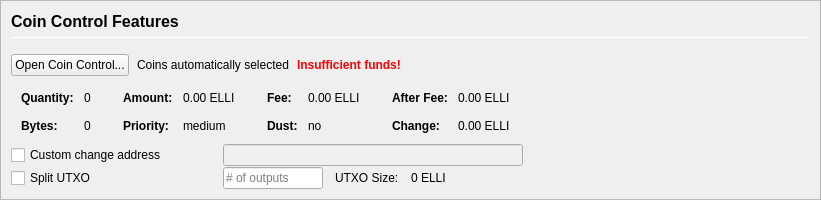
         <widget class="QFrame" name="frameCoinControl">
          <property name="sizePolicy">
           <sizepolicy hsizetype="Expanding" vsizetype="Expanding">
            <horstretch>0</horstretch>
            <verstretch>0</verstretch>
           </sizepolicy>
          </property>
          <property name="maximumSize">
           <size>
            <width>16777215</width>
            <height>16777215</height>
           </size>
          </property>
          <property name="frameShape">
           <enum>QFrame::StyledPanel</enum>
          </property>
          <property name="frameShadow">
           <enum>QFrame::Sunken</enum>
          </property>
          <layout class="QVBoxLayout" name="verticalLayoutCoinControl2">
           <property name="spacing">
            <number>0</number>
           </property>
           <property name="leftMargin">
            <number>0</number>
           </property>
           <property name="topMargin">
            <number>0</number>
           </property>
           <property name="rightMargin">
            <number>0</number>
           </property>
           <property name="bottomMargin">
            <number>0</number>
           </property>
           <item>
            <widget class="QFrame" name="frameCoinControl_BG">
             <layout class="QVBoxLayout" name="verticalLayoutCoinControl" stretch="0,0,0,0,0,0">
              <property name="spacing">
               <number>1</number>
              </property>
              <property name="leftMargin">
               <number>10</number>
              </property>
              <property name="topMargin">
               <number>10</number>
              </property>
              <item>
               <layout class="QHBoxLayout" name="horizontalLayoutCoinControl1">
                <property name="bottomMargin">
                 <number>15</number>
                </property>
                <item>
                 <layout class="QVBoxLayout" name="verticalLayout_3">
                  <property name="spacing">
                   <number>6</number>
                  </property>
                  <item>
                   <widget class="QLabel" name="labelCoinControlFeatures">
                    <property name="sizePolicy">
                     <sizepolicy hsizetype="Preferred" vsizetype="Maximum">
                      <horstretch>0</horstretch>
                      <verstretch>0</verstretch>
                     </sizepolicy>
                    </property>
                    <property name="minimumSize">
                     <size>
                      <width>0</width>
                      <height>20</height>
                     </size>
                    </property>
                    <property name="font">
                     <font>
                      <pointsize>12</pointsize>
                      <weight>75</weight>
                      <bold>true</bold>
                     </font>
                    </property>
                    <property name="styleSheet">
                     <string notr="true">font-weight:bold;</string>
                    </property>
                    <property name="text">
                     <string>Coin Control Features</string>
                    </property>
                   </widget>
                  </item>
                  <item>
                   <widget class="Line" name="line">
                    <property name="minimumSize">
                     <size>
                      <width>0</width>
                      <height>1</height>
                     </size>
                    </property>
                    <property name="maximumSize">
                     <size>
                      <width>16777215</width>
                      <height>1</height>
                     </size>
                    </property>
                    <property name="orientation">
                     <enum>Qt::Horizontal</enum>
                    </property>
                   </widget>
                  </item>
                 </layout>
                </item>
               </layout>
              </item>
              <item>
               <layout class="QHBoxLayout" name="horizontalLayoutCoinControl2" stretch="0,0,0,0">
                <property name="spacing">
                 <number>8</number>
                </property>
                <property name="bottomMargin">
                 <number>10</number>
                </property>
                <item>
                 <widget class="QPushButton" name="pushButtonCoinControl">
                  <property name="styleSheet">
                   <string notr="true"/>
                  </property>
                  <property name="text">
                   <string>Open Coin Control...</string>
                  </property>
                  <property name="autoDefault">
                   <bool>false</bool>
                  </property>
                 </widget>
                </item>
                <item>
                 <widget class="QLabel" name="labelCoinControlAutomaticallySelected">
                  <property name="text">
                   <string>Coins automatically selected</string>
                  </property>
                  <property name="margin">
                   <number>5</number>
                  </property>
                 </widget>
                </item>
                <item>
                 <widget class="QLabel" name="labelCoinControlInsuffFunds">
                  <property name="font">
                   <font>
                    <weight>75</weight>
                    <bold>true</bold>
                   </font>
                  </property>
                  <property name="styleSheet">
                   <string notr="true">color:red;font-weight:bold;</string>
                  </property>
                  <property name="text">
                   <string>Insufficient funds!</string>
                  </property>
                  <property name="margin">
                   <number>5</number>
                  </property>
                 </widget>
                </item>
                <item>
                 <spacer name="horizontalSpacerCoinControl">
                  <property name="orientation">
                   <enum>Qt::Horizontal</enum>
                  </property>
                  <property name="sizeHint" stdset="0">
                   <size>
                    <width>40</width>
                    <height>1</height>
                   </size>
                  </property>
                 </spacer>
                </item>
               </layout>
              </item>
              <item>
               <widget class="QWidget" name="widgetCoinControl" native="true">
                <property name="sizePolicy">
                 <sizepolicy hsizetype="Preferred" vsizetype="Preferred">
                  <horstretch>0</horstretch>
                  <verstretch>0</verstretch>
                 </sizepolicy>
                </property>
                <property name="minimumSize">
                 <size>
                  <width>0</width>
                  <height>0</height>
                 </size>
                </property>
                <property name="styleSheet">
                 <string notr="true"/>
                </property>
                <layout class="QHBoxLayout" name="horizontalLayoutCoinControl5">
                 <property name="leftMargin">
                  <number>0</number>
                 </property>
                 <property name="topMargin">
                  <number>0</number>
                 </property>
                 <property name="rightMargin">
                  <number>0</number>
                 </property>
                 <property name="bottomMargin">
                  <number>0</number>
                 </property>
                 <item>
                  <layout class="QHBoxLayout" name="horizontalLayoutCoinControl3" stretch="0,0,0,1">
                   <property name="spacing">
                    <number>20</number>
                   </property>
                   <property name="topMargin">
                    <number>0</number>
                   </property>
                   <property name="bottomMargin">
                    <number>10</number>
                   </property>
                   <item>
                    <layout class="QFormLayout" name="formLayoutCoinControl1">
                     <property name="horizontalSpacing">
                      <number>10</number>
                     </property>
                     <property name="verticalSpacing">
                      <number>14</number>
                     </property>
                     <property name="leftMargin">
                      <number>10</number>
                     </property>
                     <property name="topMargin">
                      <number>4</number>
                     </property>
                     <property name="rightMargin">
                      <number>6</number>
                     </property>
                     <item row="0" column="0">
                      <widget class="QLabel" name="labelCoinControlQuantityText">
                       <property name="font">
                        <font>
                         <weight>75</weight>
                         <bold>true</bold>
                        </font>
                       </property>
                       <property name="text">
                        <string>Quantity:</string>
                       </property>
                       <property name="margin">
                        <number>0</number>
                       </property>
                      </widget>
                     </item>
                     <item row="0" column="1">
                      <widget class="QLabel" name="labelCoinControlQuantity">
                       <property name="cursor">
                        <cursorShape>IBeamCursor</cursorShape>
                       </property>
                       <property name="contextMenuPolicy">
                        <enum>Qt::ActionsContextMenu</enum>
                       </property>
                       <property name="text">
                        <string notr="true">0</string>
                       </property>
                       <property name="margin">
                        <number>0</number>
                       </property>
                       <property name="textInteractionFlags">
                        <set>Qt::LinksAccessibleByMouse|Qt::TextSelectableByKeyboard|Qt::TextSelectableByMouse</set>
                       </property>
                      </widget>
                     </item>
                     <item row="1" column="0">
                      <widget class="QLabel" name="labelCoinControlBytesText">
                       <property name="font">
                        <font>
                         <weight>75</weight>
                         <bold>true</bold>
                        </font>
                       </property>
                       <property name="text">
                        <string>Bytes:</string>
                       </property>
                      </widget>
                     </item>
                     <item row="1" column="1">
                      <widget class="QLabel" name="labelCoinControlBytes">
                       <property name="cursor">
                        <cursorShape>IBeamCursor</cursorShape>
                       </property>
                       <property name="contextMenuPolicy">
                        <enum>Qt::ActionsContextMenu</enum>
                       </property>
                       <property name="text">
                        <string notr="true">0</string>
                       </property>
                       <property name="textInteractionFlags">
                        <set>Qt::LinksAccessibleByMouse|Qt::TextSelectableByKeyboard|Qt::TextSelectableByMouse</set>
                       </property>
                      </widget>
                     </item>
                    </layout>
                   </item>
                   <item>
                    <layout class="QFormLayout" name="formLayoutCoinControl2">
                     <property name="horizontalSpacing">
                      <number>10</number>
                     </property>
                     <property name="verticalSpacing">
                      <number>14</number>
                     </property>
                     <property name="leftMargin">
                      <number>6</number>
                     </property>
                     <property name="topMargin">
                      <number>4</number>
                     </property>
                     <property name="rightMargin">
                      <number>6</number>
                     </property>
                     <item row="0" column="0">
                      <widget class="QLabel" name="labelCoinControlAmountText">
                       <property name="font">
                        <font>
                         <weight>75</weight>
                         <bold>true</bold>
                        </font>
                       </property>
                       <property name="text">
                        <string>Amount:</string>
                       </property>
                       <property name="margin">
                        <number>0</number>
                       </property>
                      </widget>
                     </item>
                     <item row="0" column="1">
                      <widget class="QLabel" name="labelCoinControlAmount">
                       <property name="cursor">
                        <cursorShape>IBeamCursor</cursorShape>
                       </property>
                       <property name="contextMenuPolicy">
                        <enum>Qt::ActionsContextMenu</enum>
                       </property>
                       <property name="text">
                        <string notr="true">0.00 ELLI</string>
                       </property>
                       <property name="textInteractionFlags">
                        <set>Qt::LinksAccessibleByMouse|Qt::TextSelectableByKeyboard|Qt::TextSelectableByMouse</set>
                       </property>
                      </widget>
                     </item>
                     <item row="1" column="0">
                      <widget class="QLabel" name="labelCoinControlPriorityText">
                       <property name="font">
                        <font>
                         <weight>75</weight>
                         <bold>true</bold>
                        </font>
                       </property>
                       <property name="text">
                        <string>Priority:</string>
                       </property>
                      </widget>
                     </item>
                     <item row="1" column="1">
                      <widget class="QLabel" name="labelCoinControlPriority">
                       <property name="cursor">
                        <cursorShape>IBeamCursor</cursorShape>
                       </property>
                       <property name="contextMenuPolicy">
                        <enum>Qt::ActionsContextMenu</enum>
                       </property>
                       <property name="text">
                        <string>medium</string>
                       </property>
                       <property name="textInteractionFlags">
                        <set>Qt::LinksAccessibleByMouse|Qt::TextSelectableByKeyboard|Qt::TextSelectableByMouse</set>
                       </property>
                      </widget>
                     </item>
                    </layout>
                   </item>
                   <item>
                    <layout class="QFormLayout" name="formLayoutCoinControl3">
                     <property name="horizontalSpacing">
                      <number>10</number>
                     </property>
                     <property name="verticalSpacing">
                      <number>14</number>
                     </property>
                     <property name="leftMargin">
                      <number>6</number>
                     </property>
                     <property name="topMargin">
                      <number>4</number>
                     </property>
                     <property name="rightMargin">
                      <number>6</number>
                     </property>
                     <item row="0" column="0">
                      <widget class="QLabel" name="labelCoinControlFeeText">
                       <property name="font">
                        <font>
                         <weight>75</weight>
                         <bold>true</bold>
                        </font>
                       </property>
                       <property name="text">
                        <string>Fee:</string>
                       </property>
                       <property name="margin">
                        <number>0</number>
                       </property>
                      </widget>
                     </item>
                     <item row="0" column="1">
                      <widget class="QLabel" name="labelCoinControlFee">
                       <property name="cursor">
                        <cursorShape>IBeamCursor</cursorShape>
                       </property>
                       <property name="contextMenuPolicy">
                        <enum>Qt::ActionsContextMenu</enum>
                       </property>
                       <property name="text">
                        <string notr="true">0.00 ELLI</string>
                       </property>
                       <property name="textInteractionFlags">
                        <set>Qt::LinksAccessibleByMouse|Qt::TextSelectableByKeyboard|Qt::TextSelectableByMouse</set>
                       </property>
                      </widget>
                     </item>
                     <item row="1" column="0">
                      <widget class="QLabel" name="labelCoinControlLowOutputText">
                       <property name="font">
                        <font>
                         <weight>75</weight>
                         <bold>true</bold>
                        </font>
                       </property>
                       <property name="text">
                        <string>Dust:</string>
                       </property>
                      </widget>
                     </item>
                     <item row="1" column="1">
                      <widget class="QLabel" name="labelCoinControlLowOutput">
                       <property name="cursor">
                        <cursorShape>IBeamCursor</cursorShape>
                       </property>
                       <property name="contextMenuPolicy">
                        <enum>Qt::ActionsContextMenu</enum>
                       </property>
                       <property name="text">
                        <string>no</string>
                       </property>
                       <property name="textInteractionFlags">
                        <set>Qt::LinksAccessibleByMouse|Qt::TextSelectableByKeyboard|Qt::TextSelectableByMouse</set>
                       </property>
                      </widget>
                     </item>
                    </layout>
                   </item>
                   <item>
                    <layout class="QFormLayout" name="formLayoutCoinControl4">
                     <property name="horizontalSpacing">
                      <number>10</number>
                     </property>
                     <property name="verticalSpacing">
                      <number>14</number>
                     </property>
                     <property name="leftMargin">
                      <number>6</number>
                     </property>
                     <property name="topMargin">
                      <number>4</number>
                     </property>
                     <property name="rightMargin">
                      <number>6</number>
                     </property>
                     <item row="0" column="0">
                      <widget class="QLabel" name="labelCoinControlAfterFeeText">
                       <property name="font">
                        <font>
                         <weight>75</weight>
                         <bold>true</bold>
                        </font>
                       </property>
                       <property name="text">
                        <string>After Fee:</string>
                       </property>
                       <property name="margin">
                        <number>0</number>
                       </property>
                      </widget>
                     </item>
                     <item row="0" column="1">
                      <widget class="QLabel" name="labelCoinControlAfterFee">
                       <property name="cursor">
                        <cursorShape>IBeamCursor</cursorShape>
                       </property>
                       <property name="contextMenuPolicy">
                        <enum>Qt::ActionsContextMenu</enum>
                       </property>
                       <property name="text">
                        <string notr="true">0.00 ELLI</string>
                       </property>
                       <property name="textInteractionFlags">
                        <set>Qt::LinksAccessibleByMouse|Qt::TextSelectableByKeyboard|Qt::TextSelectableByMouse</set>
                       </property>
                      </widget>
                     </item>
                     <item row="1" column="0">
                      <widget class="QLabel" name="labelCoinControlChangeText">
                       <property name="font">
                        <font>
                         <weight>75</weight>
                         <bold>true</bold>
                        </font>
                       </property>
                       <property name="text">
                        <string>Change:</string>
                       </property>
                      </widget>
                     </item>
                     <item row="1" column="1">
                      <widget class="QLabel" name="labelCoinControlChange">
                       <property name="cursor">
                        <cursorShape>IBeamCursor</cursorShape>
                       </property>
                       <property name="contextMenuPolicy">
                        <enum>Qt::ActionsContextMenu</enum>
                       </property>
                       <property name="text">
                        <string notr="true">0.00 ELLI</string>
                       </property>
                       <property name="textInteractionFlags">
                        <set>Qt::LinksAccessibleByMouse|Qt::TextSelectableByKeyboard|Qt::TextSelectableByMouse</set>
                       </property>
                      </widget>
                     </item>
                    </layout>
                   </item>
                  </layout>
                 </item>
                </layout>
               </widget>
              </item>
              <item>
               <layout class="QHBoxLayout" name="horizontalLayoutCoinControl4">
                <property name="spacing">
                 <number>12</number>
                </property>
                <property name="sizeConstraint">
                 <enum>QLayout::SetDefaultConstraint</enum>
                </property>
                <property name="topMargin">
                 <number>0</number>
                </property>
                <property name="rightMargin">
                 <number>0</number>
                </property>
                <item>
                 <widget class="QCheckBox" name="checkBoxCoinControlChange">
                  <property name="sizePolicy">
                   <sizepolicy hsizetype="Preferred" vsizetype="Preferred">
                    <horstretch>0</horstretch>
                    <verstretch>0</verstretch>
                   </sizepolicy>
                  </property>
                  <property name="minimumSize">
                   <size>
                    <width>200</width>
                    <height>0</height>
                   </size>
                  </property>
                  <property name="maximumSize">
                   <size>
                    <width>200</width>
                    <height>16777215</height>
                   </size>
                  </property>
                  <property name="toolTip">
                   <string>If this is activated, but the change address is empty or invalid, change will be sent to a newly generated address.</string>
                  </property>
                  <property name="text">
                   <string>Custom change address</string>
                  </property>
                 </widget>
                </item>
                <item>
                 <widget class="QValidatedLineEdit" name="lineEditCoinControlChange">
                  <property name="enabled">
                   <bool>false</bool>
                  </property>
                  <property name="sizePolicy">
                   <sizepolicy hsizetype="Preferred" vsizetype="Preferred">
                    <horstretch>0</horstretch>
                    <verstretch>0</verstretch>
                   </sizepolicy>
                  </property>
                  <property name="minimumSize">
                   <size>
                    <width>300</width>
                    <height>0</height>
                   </size>
                  </property>
                 </widget>
                </item>
                <item>
                 <widget class="QLabel" name="labelCoinControlChangeLabel">
                  <property name="sizePolicy">
                   <sizepolicy hsizetype="Preferred" vsizetype="Preferred">
                    <horstretch>0</horstretch>
                    <verstretch>0</verstretch>
                   </sizepolicy>
                  </property>
                  <property name="minimumSize">
                   <size>
                    <width>100</width>
                    <height>0</height>
                   </size>
                  </property>
                  <property name="text">
                   <string/>
                  </property>
                  <property name="margin">
                   <number>3</number>
                  </property>
                 </widget>
                </item>
               </layout>
              </item>
              <item>
               <layout class="QHBoxLayout" name="horizontalLayoutCoinControl6">
                <property name="spacing">
                 <number>12</number>
                </property>
                <property name="rightMargin">
                 <number>0</number>
                </property>
                <item>
                 <widget class="QCheckBox" name="splitBlockCheckBox">
                  <property name="sizePolicy">
                   <sizepolicy hsizetype="Preferred" vsizetype="Preferred">
                    <horstretch>0</horstretch>
                    <verstretch>0</verstretch>
                   </sizepolicy>
                  </property>
                  <property name="minimumSize">
                   <size>
                    <width>200</width>
                    <height>0</height>
                   </size>
                  </property>
                  <property name="maximumSize">
                   <size>
                    <width>200</width>
                    <height>16777215</height>
                   </size>
                  </property>
                  <property name="text">
                   <string>Split UTXO</string>
                  </property>
                 </widget>
                </item>
                <item>
                 <widget class="QLineEdit" name="splitBlockLineEdit">
                  <property name="sizePolicy">
                   <sizepolicy hsizetype="Preferred" vsizetype="Preferred">
                    <horstretch>50</horstretch>
                    <verstretch>0</verstretch>
                   </sizepolicy>
                  </property>
                  <property name="minimumSize">
                   <size>
                    <width>100</width>
                    <height>0</height>
                   </size>
                  </property>
                  <property name="maximumSize">
                   <size>
                    <width>100</width>
                    <height>16777215</height>
                   </size>
                  </property>
                  <property name="placeholderText">
                   <string># of outputs</string>
                  </property>
                 </widget>
                </item>
                <item>
                 <widget class="QLabel" name="labelBlockSizeText">
                  <property name="text">
                   <string>UTXO Size:</string>
                  </property>
                 </widget>
                </item>
                <item>
                 <widget class="QLabel" name="labelBlockSize">
                  <property name="text">
                   <string>0 ELLI</string>
                  </property>
                 </widget>
                </item>
                <item>
                 <spacer name="horizontalSpacer_7">
                  <property name="orientation">
                   <enum>Qt::Horizontal</enum>
                  </property>
                  <property name="sizeHint" stdset="0">
                   <size>
                    <width>40</width>
                    <height>20</height>
                   </size>
                  </property>
                 </spacer>
                </item>
               </layout>
              </item>
              <item>
               <spacer name="verticalSpacerCoinControl">
                <property name="orientation">
                 <enum>Qt::Vertical</enum>
                </property>
                <property name="sizeHint" stdset="0">
                 <size>
                  <width>800</width>
                  <height>1</height>
                 </size>
                </property>
               </spacer>
              </item>
             </layout>
            </widget>
           </item>
          </layout>
         </widget>
